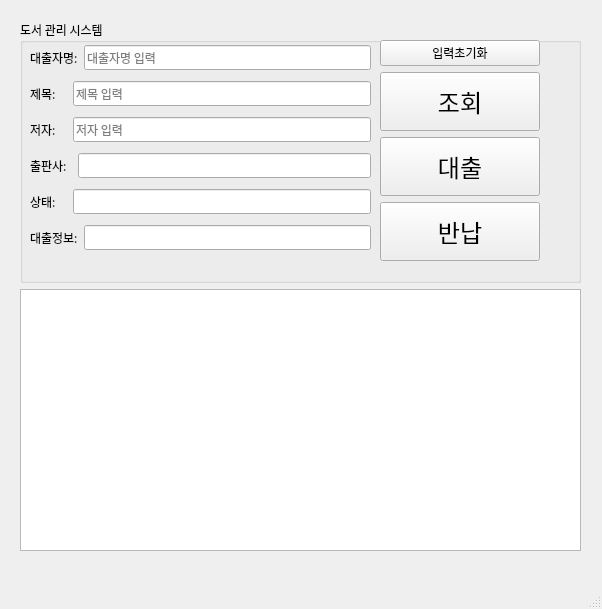
<?xml version="1.0" encoding="UTF-8"?>
<ui version="4.0">
 <class>MainWindow</class>
 <widget class="QMainWindow" name="MainWindow">
  <property name="geometry">
   <rect>
    <x>0</x>
    <y>0</y>
    <width>602</width>
    <height>609</height>
   </rect>
  </property>
  <property name="font">
   <font>
    <family>D2Coding</family>
    <weight>50</weight>
    <bold>false</bold>
    <underline>false</underline>
   </font>
  </property>
  <property name="windowTitle">
   <string>MainWindow</string>
  </property>
  <widget class="QWidget" name="centralwidget">
   <widget class="QWidget" name="verticalLayoutWidget">
    <property name="geometry">
     <rect>
      <x>20</x>
      <y>20</y>
      <width>561</width>
      <height>531</height>
     </rect>
    </property>
    <layout class="QVBoxLayout" name="verticalLayout">
     <item>
      <layout class="QHBoxLayout" name="horizontalLayout">
       <item>
        <widget class="QGroupBox" name="groupBox">
         <property name="title">
          <string>도서 관리 시스템</string>
         </property>
         <widget class="QWidget" name="verticalLayoutWidget_2">
          <property name="geometry">
           <rect>
            <x>10</x>
            <y>20</y>
            <width>341</width>
            <height>221</height>
           </rect>
          </property>
          <layout class="QVBoxLayout" name="verticalLayout_2">
           <item>
            <layout class="QHBoxLayout" name="horizontalLayout_2">
             <item>
              <widget class="QLabel" name="label_4">
               <property name="text">
                <string>대출자명:</string>
               </property>
              </widget>
             </item>
             <item>
              <widget class="QLineEdit" name="input_std_username">
               <property name="placeholderText">
                <string>대출자명 입력</string>
               </property>
              </widget>
             </item>
            </layout>
           </item>
           <item>
            <layout class="QHBoxLayout" name="horizontalLayout_3">
             <item>
              <widget class="QLabel" name="label">
               <property name="text">
                <string>제목:    </string>
               </property>
              </widget>
             </item>
             <item>
              <widget class="QLineEdit" name="input_std_name">
               <property name="placeholderText">
                <string>제목 입력</string>
               </property>
              </widget>
             </item>
            </layout>
           </item>
           <item>
            <layout class="QHBoxLayout" name="horizontalLayout_4">
             <item>
              <widget class="QLabel" name="label_2">
               <property name="text">
                <string>저자:    </string>
               </property>
              </widget>
             </item>
             <item>
              <widget class="QLineEdit" name="input_std_author">
               <property name="readOnly">
                <bool>false</bool>
               </property>
               <property name="placeholderText">
                <string>저자 입력</string>
               </property>
              </widget>
             </item>
            </layout>
           </item>
           <item>
            <layout class="QHBoxLayout" name="horizontalLayout_5">
             <item>
              <widget class="QLabel" name="label_3">
               <property name="text">
                <string>출판사:  </string>
               </property>
              </widget>
             </item>
             <item>
              <widget class="QLineEdit" name="input_std_pub">
               <property name="readOnly">
                <bool>true</bool>
               </property>
               <property name="placeholderText">
                <string/>
               </property>
              </widget>
             </item>
            </layout>
           </item>
           <item>
            <layout class="QHBoxLayout" name="horizontalLayout_7">
             <item>
              <widget class="QLabel" name="label_5">
               <property name="text">
                <string>상태:    </string>
               </property>
              </widget>
             </item>
             <item>
              <widget class="QLineEdit" name="input_std_con">
               <property name="readOnly">
                <bool>true</bool>
               </property>
               <property name="placeholderText">
                <string/>
               </property>
              </widget>
             </item>
            </layout>
           </item>
           <item>
            <layout class="QHBoxLayout" name="horizontalLayout_8">
             <item>
              <widget class="QLabel" name="label_6">
               <property name="text">
                <string>대출정보:</string>
               </property>
              </widget>
             </item>
             <item>
              <widget class="QLineEdit" name="input_std_loan">
               <property name="readOnly">
                <bool>true</bool>
               </property>
              </widget>
             </item>
            </layout>
           </item>
          </layout>
         </widget>
         <widget class="QWidget" name="verticalLayoutWidget_3">
          <property name="geometry">
           <rect>
            <x>360</x>
            <y>20</y>
            <width>160</width>
            <height>221</height>
           </rect>
          </property>
          <layout class="QVBoxLayout" name="verticalLayout_3">
           <item>
            <widget class="QPushButton" name="btn_clr">
             <property name="text">
              <string>입력초기화</string>
             </property>
            </widget>
           </item>
           <item>
            <widget class="QPushButton" name="btn_sea">
             <property name="sizePolicy">
              <sizepolicy hsizetype="MinimumExpanding" vsizetype="MinimumExpanding">
               <horstretch>0</horstretch>
               <verstretch>0</verstretch>
              </sizepolicy>
             </property>
             <property name="font">
              <font>
               <pointsize>18</pointsize>
              </font>
             </property>
             <property name="cursor">
              <cursorShape>ArrowCursor</cursorShape>
             </property>
             <property name="text">
              <string>조회</string>
             </property>
            </widget>
           </item>
           <item>
            <widget class="QPushButton" name="btn_bor">
             <property name="sizePolicy">
              <sizepolicy hsizetype="MinimumExpanding" vsizetype="MinimumExpanding">
               <horstretch>0</horstretch>
               <verstretch>0</verstretch>
              </sizepolicy>
             </property>
             <property name="font">
              <font>
               <pointsize>18</pointsize>
              </font>
             </property>
             <property name="text">
              <string>대출</string>
             </property>
            </widget>
           </item>
           <item>
            <widget class="QPushButton" name="btn_ret">
             <property name="sizePolicy">
              <sizepolicy hsizetype="Expanding" vsizetype="Expanding">
               <horstretch>0</horstretch>
               <verstretch>0</verstretch>
              </sizepolicy>
             </property>
             <property name="font">
              <font>
               <pointsize>18</pointsize>
              </font>
             </property>
             <property name="text">
              <string>반납</string>
             </property>
            </widget>
           </item>
          </layout>
         </widget>
        </widget>
       </item>
      </layout>
     </item>
     <item>
      <layout class="QHBoxLayout" name="horizontalLayout_12">
       <item>
        <widget class="QTableWidget" name="tblbook">
         <property name="sizePolicy">
          <sizepolicy hsizetype="MinimumExpanding" vsizetype="Preferred">
           <horstretch>0</horstretch>
           <verstretch>0</verstretch>
          </sizepolicy>
         </property>
         <property name="maximumSize">
          <size>
           <width>16777215</width>
           <height>9999999</height>
          </size>
         </property>
        </widget>
       </item>
      </layout>
     </item>
    </layout>
   </widget>
  </widget>
  <widget class="QMenuBar" name="menubar">
   <property name="geometry">
    <rect>
     <x>0</x>
     <y>0</y>
     <width>602</width>
     <height>21</height>
    </rect>
   </property>
  </widget>
  <widget class="QStatusBar" name="statusbar"/>
 </widget>
 <resources/>
 <connections/>
</ui>
